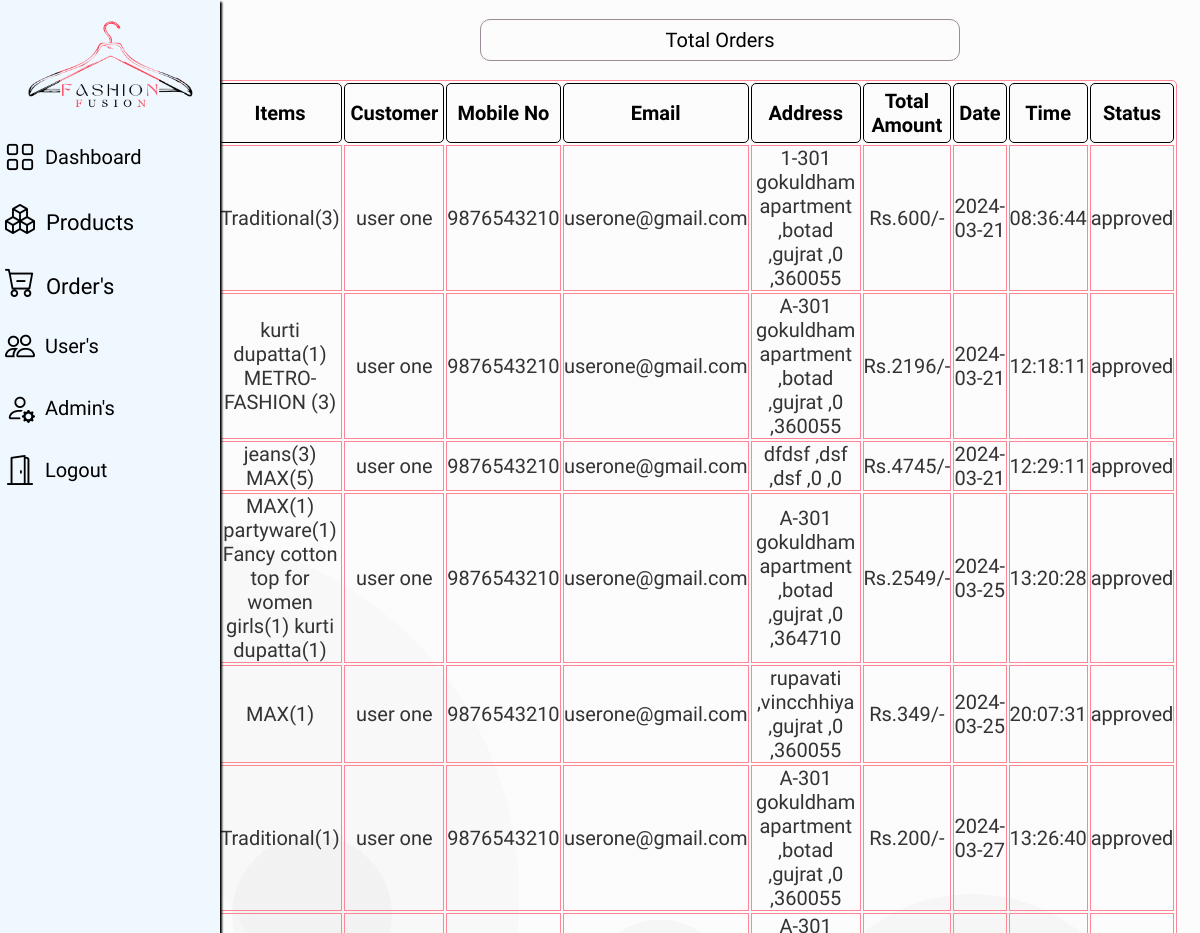
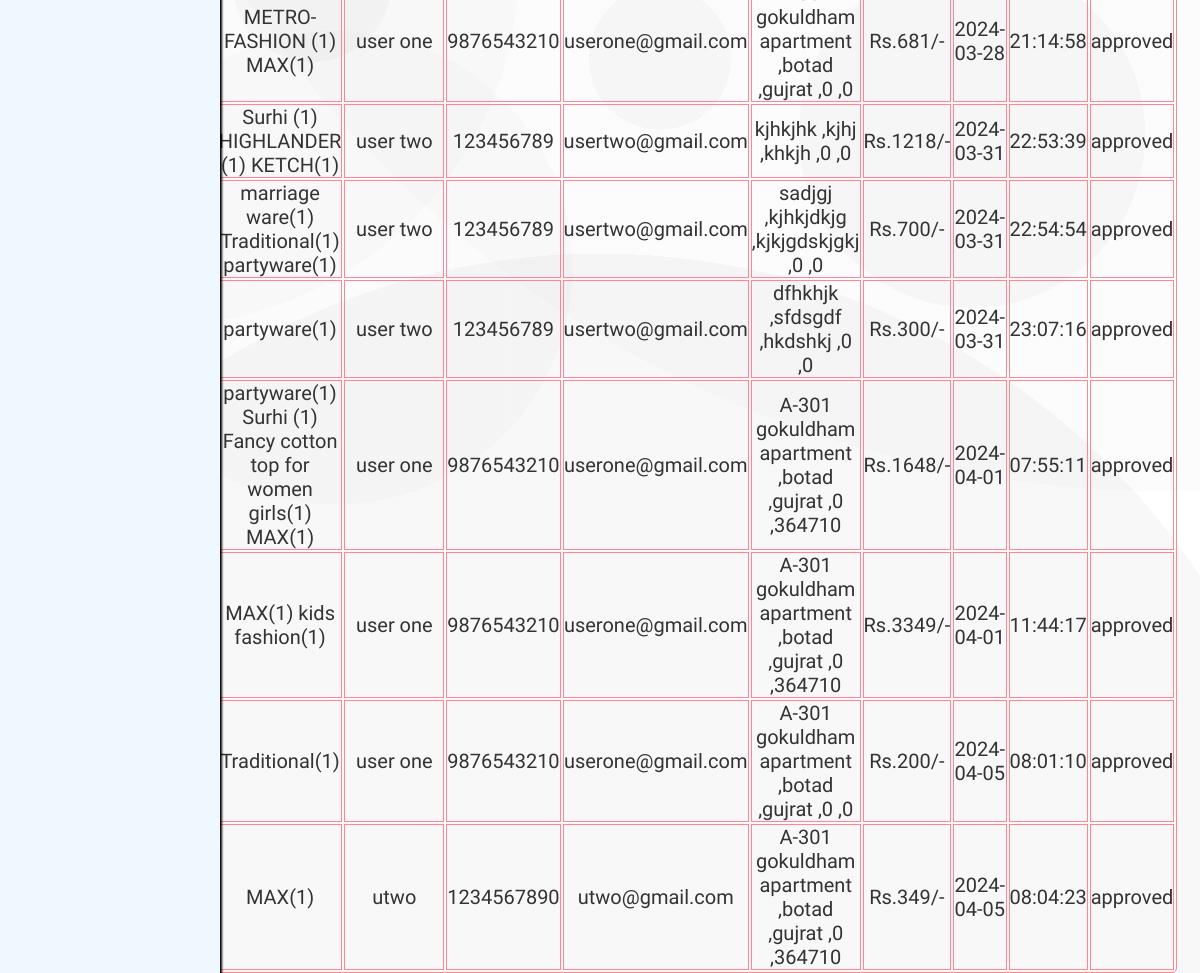
Screenshot of /Admin/orders.php (signed in) with the database file from the repository (2 pictures, top to bottom).
### tables this page shows
CREATE TABLE `orders` (
  `order_id` int(11) NOT NULL,
  `items` varchar(255) DEFAULT NULL,
  `custname` varchar(255) DEFAULT NULL,
  `contactno` varchar(15) DEFAULT NULL,
  `email` varchar(255) DEFAULT NULL,
  `gender` varchar(255) DEFAULT NULL,
  `address` varchar(255) DEFAULT NULL,
  `city` varchar(100) DEFAULT NULL,
  `state` varchar(100) DEFAULT NULL,
  `country` int(100) DEFAULT NULL,
  `pincode` int(20) DEFAULT NULL,
  `payment` varchar(50) DEFAULT NULL,
  `status` varchar(50) DEFAULT 'pending',
  `order_date` date DEFAULT curdate(),
  `order_time` time DEFAULT curtime()
);

### Admin/orders.php (the view, shortened to what this page needs)
<html>
<head>
    <link rel="stylesheet" href="css/styles.css">
    <link rel="stylesheet" href="css/p_detail.css">
    <link rel="stylesheet" href="https://cdn.jsdelivr.net/npm/bootstrap-icons@1.11.3/font/bootstrap-icons.min.css">
</head>
<body>
   <div class="side-menu">
        <?php @include 'header.php';?>
    </div>
   <div class="container">
<center>
<p class="message">Total Orders</p>
<div class="container">
<section class="display-product-table">
   <table>
      <thead>
         <th>Items</th>
         <th>Customer</th>
         <th>Mobile No</th>
         <th>Email</th>
         <th>Address</th>
         <th>Total Amount</th>
         <th>Date</th>
         <th>Time</th>
         <th>Status</th>
      </thead>
      <tbody>
         <?php
         mysqli_select_db($con, "fashionfusion");
         $q1 = "SELECT * FROM `orders`";
         $result = mysqli_query($con, $q1);
         if(mysqli_num_rows($result) > 0){
         while($row = mysqli_fetch_assoc($result)){
         ?>
         <tr>
            <td><?php echo $row['items']; ?></td>
            <td><?php echo $row['custname']; ?></td>
            <td><?php echo $row['contactno']; ?></td>
            <td><?php echo $row['email']; ?></td>
            <td><?php echo $row['address'].' ,'.$row['city'].' ,'.$row['state'].' ,'.$row['country'].' ,'.$row['pincode']; ?></td>
            <td><?php echo $row['payment']; ?></td>
            <td><?php echo $row['order_date']; ?></td>
            <td><?php echo $row['order_time']; ?></td>
            <td><?php echo $row['status']; ?></td>
         </tr><?php
                  }
                  }
               ?>
      </tbody>
   </table>
</section>
</div>
</body>
</html>

### Admin/css/styles.css (style rules this page uses)
* { margin: 0; padding: 0; box-sizing: border-box; }
body { font-family: "Comfortaa", sans-serif; background-image: radial-gradient(circle at 13% 47%, rgba(140, 140, 140,0.03) 0%, rgba(140, 140, 140,0.03) 25%,transparent 25%, transparent 100%),radial-gradient(circle at 28% 63%, rgba(143, 143, 143,0.03) 0%, rgba(143, 143, 143,0.03) 16%,transparent 16%, transparent 100%),radial-gradient(circle at 81% 56%, rgba(65, 65, 65,0.03) 0%, rgba(65, 65, 65,0.03) 12%,transparent 12%, transparent 100%),radial-gradient(circle at 26% 48%, rgba(60, 60, 60,0.03) 0%, rgba(60, 60, 60,0.03) 6%,transparent 6%, transparent 100%),radial-gradient(circle at 97% 17%, rgba(150, 150, 150,0.03) 0%, rgba(150, 150, 150,0.03) 56%,transparent 56%, transparent 100%),radial-gradient(circle at 50% 100%, rgba(25, 25, 25,0.03) 0%, rgba(25, 25, 25,0.03) 36%,transparent 36%, transparent 100%),radial-gradient(circle at 55% 52%, rgba(69, 69, 69,0.03) 0%, rgba(69, 69, 69,0.03) 6%,transparent 6%, transparent 100%),linear-gradient(90deg, rgb(255,255,255),rgb(255,255,255)); background-attachment: fixed; }
.side-menu { position: fixed; width: 220px; min-height: 100%; display: flex; flex-direction: column; background-color: aliceblue; box-shadow: 2px 2px 2px #000000; z-index: 1; }
.container { position: absolute; right: 0; width: 80vw; height: 100vh; }

### Admin/css/p_detail.css (style rules this page uses)
.display-product-table table { width: 100%; text-align: center; border: 0.5px solid #ff8795; border-radius: 5px; margin-top: 5%; margin-left: -5%; }
.display-product-table table thead th { padding:5px; font-size: 20px; border: 0.5px solid #000; border-radius: 5px; }
.display-product-table table td { font-size: 20px; border: 0.5px solid #ff8795; color:#333; }
.message { margin-top: 2%;; margin-bottom: -3%; border: 1px solid #9a8c98; width: 50%; line-height: 200%; border-radius: 10px; font-size: 20px; }

### rows the page displays
orders: items "Traditional(3)", custname "user one", contactno "9876543210", email "userone@gmail.com", address "1-301 gokuldham apartment", city "botad", state "gujrat", country "0", pincode "360055", payment "Rs.600/-", order_date "2024-03-21", order_time "08:36:44", status "approved"
orders: items "kurti dupatta(1) METRO-FASHION (3)", custname "user one", contactno "9876543210", email "userone@gmail.com", address "A-301 gokuldham apartment", city "botad", state "gujrat", country "0", pincode "360055", payment "Rs.2196/-", order_date "2024-03-21", order_time "12:18:11", status "approved"
orders: items "jeans(3) MAX(5)", custname "user one", contactno "9876543210", email "userone@gmail.com", address "dfdsf", city "dsf", state "dsf", country "0", pincode "0", payment "Rs.4745/-", order_date "2024-03-21", order_time "12:29:11", status "approved"
orders: items "MAX(1) partyware(1) Fancy cotton top for women girls(1) kurti dupatta(1)", custname "user one", contactno "9876543210", email "userone@gmail.com", address "A-301 gokuldham apartment", city "botad", state "gujrat", country "0", pincode "364710", payment "Rs.2549/-", order_date "2024-03-25", order_time "13:20:28", status "approved"
orders: items "MAX(1)", custname "user one", contactno "9876543210", email "userone@gmail.com", address "rupavati", city "vincchhiya", state "gujrat", country "0", pincode "360055", payment "Rs.349/-", order_date "2024-03-25", order_time "20:07:31", status "approved"
orders: items "Traditional(1)", custname "user one", contactno "9876543210", email "userone@gmail.com", address "A-301 gokuldham apartment", city "botad", state "gujrat", country "0", pincode "360055", payment "Rs.200/-", order_date "2024-03-27", order_time "13:26:40", status "approved"
orders: items "METRO-FASHION (1) MAX(1)", custname "user one", contactno "9876543210", email "userone@gmail.com", address "A-301 gokuldham apartment", city "botad", state "gujrat", country "0", pincode "0", payment "Rs.681/-", order_date "2024-03-28", order_time "21:14:58", status "approved"
orders: items "Surhi (1) HIGHLANDER (1) KETCH(1)", custname "user two", contactno "123456789", email "usertwo@gmail.com", address "kjhkjhk", city "kjhj", state "khkjh", country "0", pincode "0", payment "Rs.1218/-", order_date "2024-03-31", order_time "22:53:39", status "approved"
orders: items "marriage ware(1) Traditional(1) partyware(1)", custname "user two", contactno "123456789", email "usertwo@gmail.com", address "sadjgj", city "kjhkjdkjg", state "kjkjgdskjgkj", country "0", pincode "0", payment "Rs.700/-", order_date "2024-03-31", order_time "22:54:54", status "approved"
orders: items "partyware(1)", custname "user two", contactno "123456789", email "usertwo@gmail.com", address "dfhkhjk", city "sfdsgdf", state "hkdshkj", country "0", pincode "0", payment "Rs.300/-", order_date "2024-03-31", order_time "23:07:16", status "approved"
orders: items "partyware(1) Surhi (1) Fancy cotton top for women girls(1) MAX(1)", custname "user one", contactno "9876543210", email "userone@gmail.com", address "A-301 gokuldham apartment", city "botad", state "gujrat", country "0", pincode "364710", payment "Rs.1648/-", order_date "2024-04-01", order_time "07:55:11", status "approved"
orders: items "MAX(1) kids fashion(1)", custname "user one", contactno "9876543210", email "userone@gmail.com", address "A-301 gokuldham apartment", city "botad", state "gujrat", country "0", pincode "364710", payment "Rs.3349/-", order_date "2024-04-01", order_time "11:44:17", status "approved"
orders: items "Traditional(1)", custname "user one", contactno "9876543210", email "userone@gmail.com", address "A-301 gokuldham apartment", city "botad", state "gujrat", country "0", pincode "0", payment "Rs.200/-", order_date "2024-04-05", order_time "08:01:10", status "approved"
orders: items "MAX(1)", custname "utwo", contactno "1234567890", email "utwo@gmail.com", address "A-301 gokuldham apartment", city "botad", state "gujrat", country "0", pincode "364710", payment "Rs.349/-", order_date "2024-04-05", order_time "08:04:23", status "approved"
